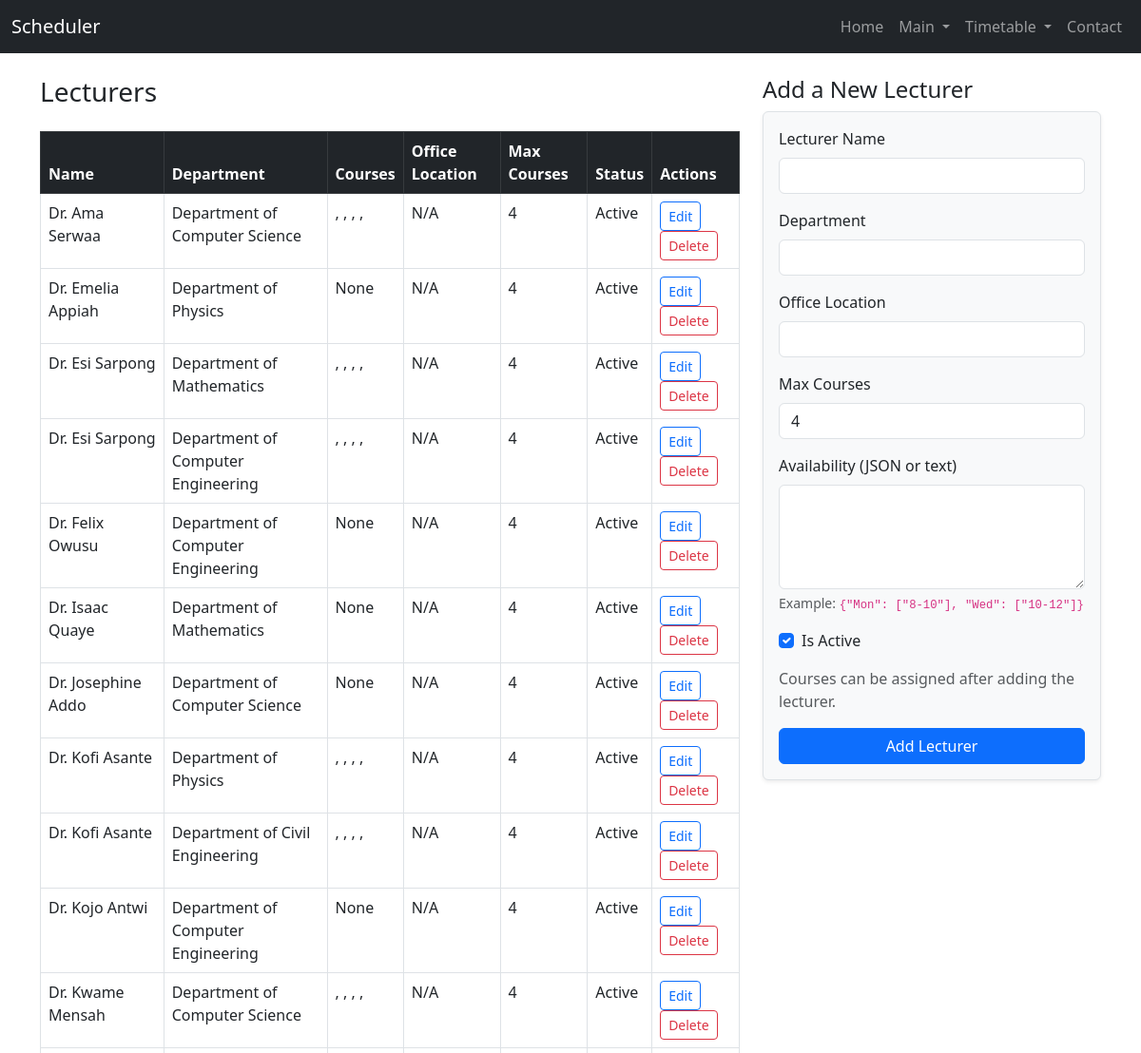
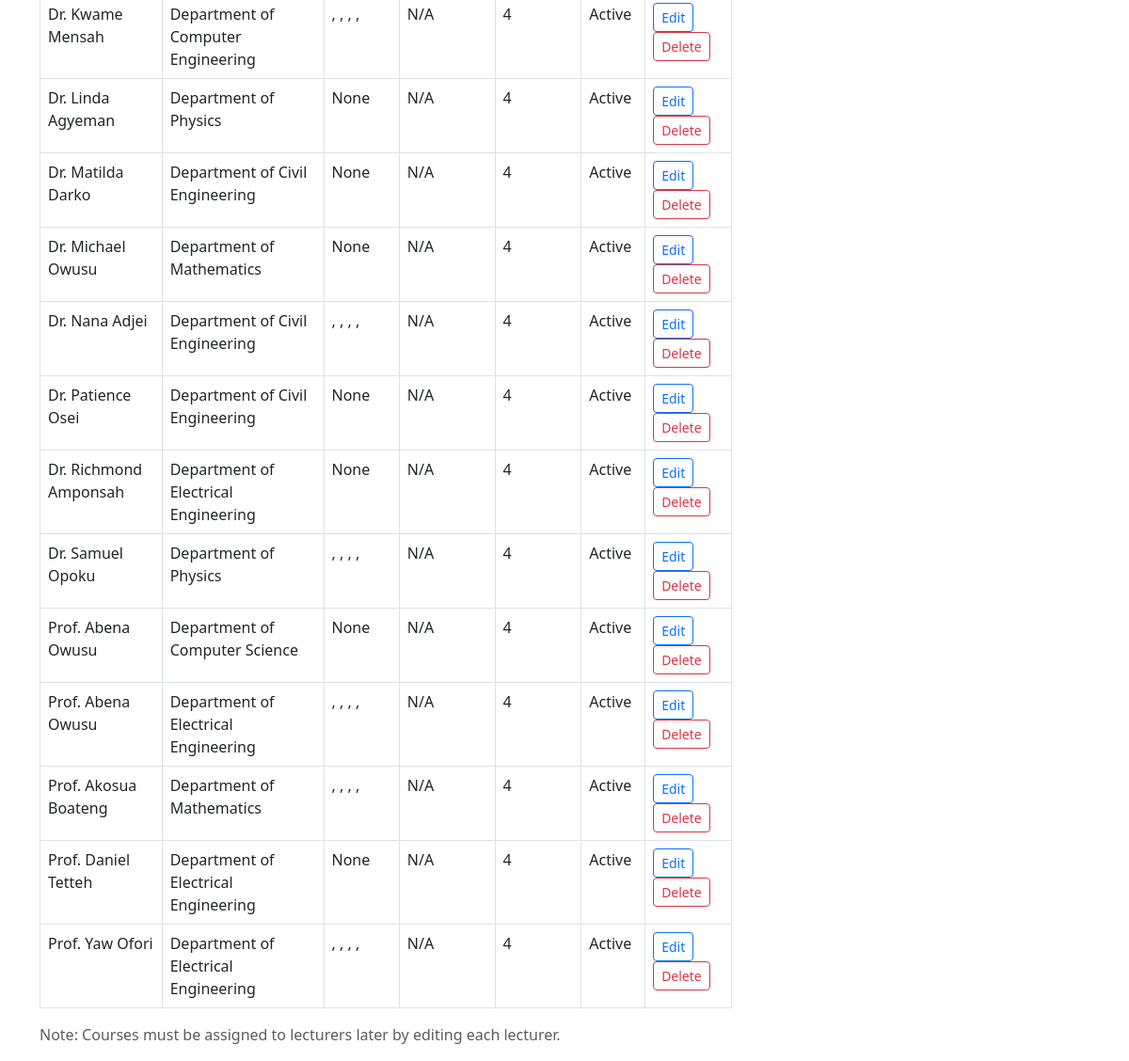
Page /timetable/lecturers/ on the earlier database version (2 pictures, top to bottom).
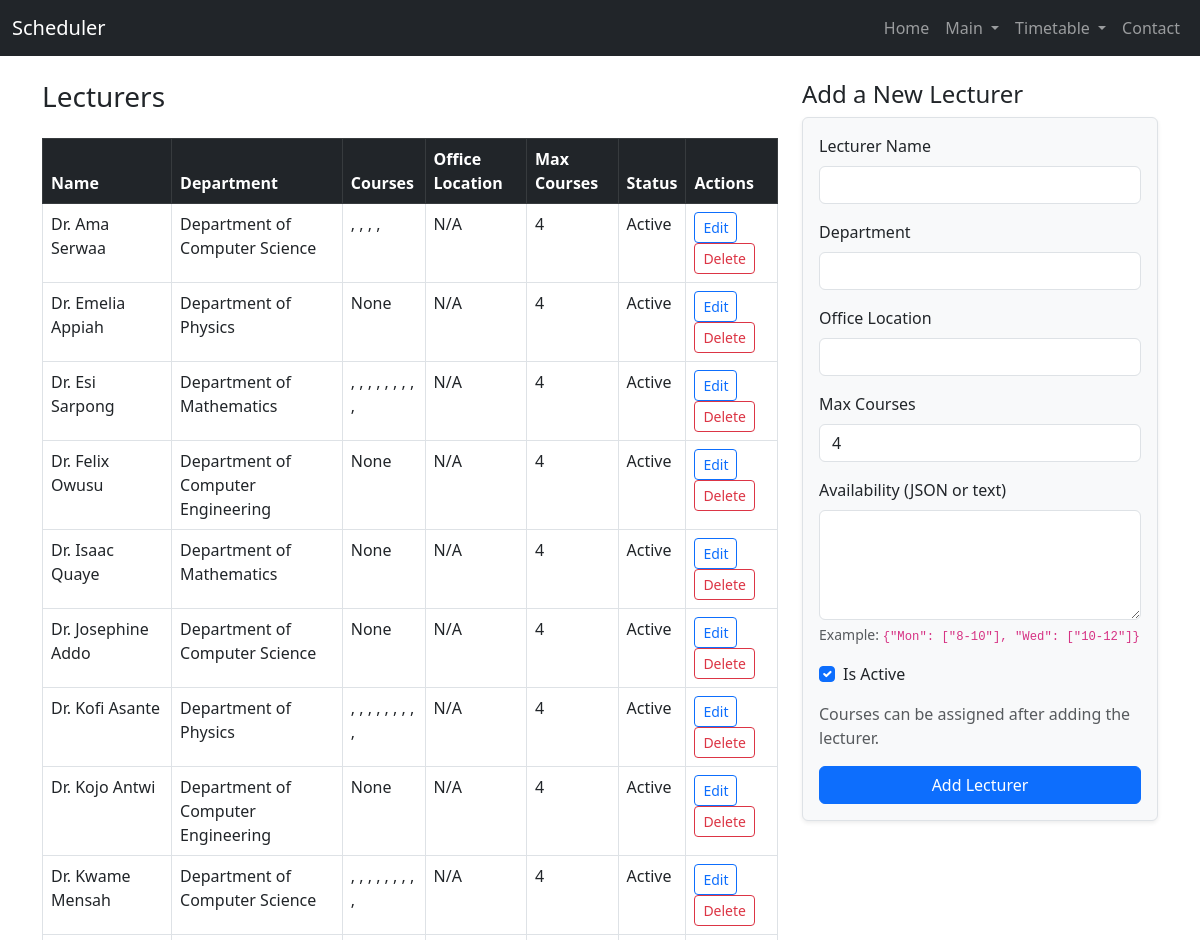
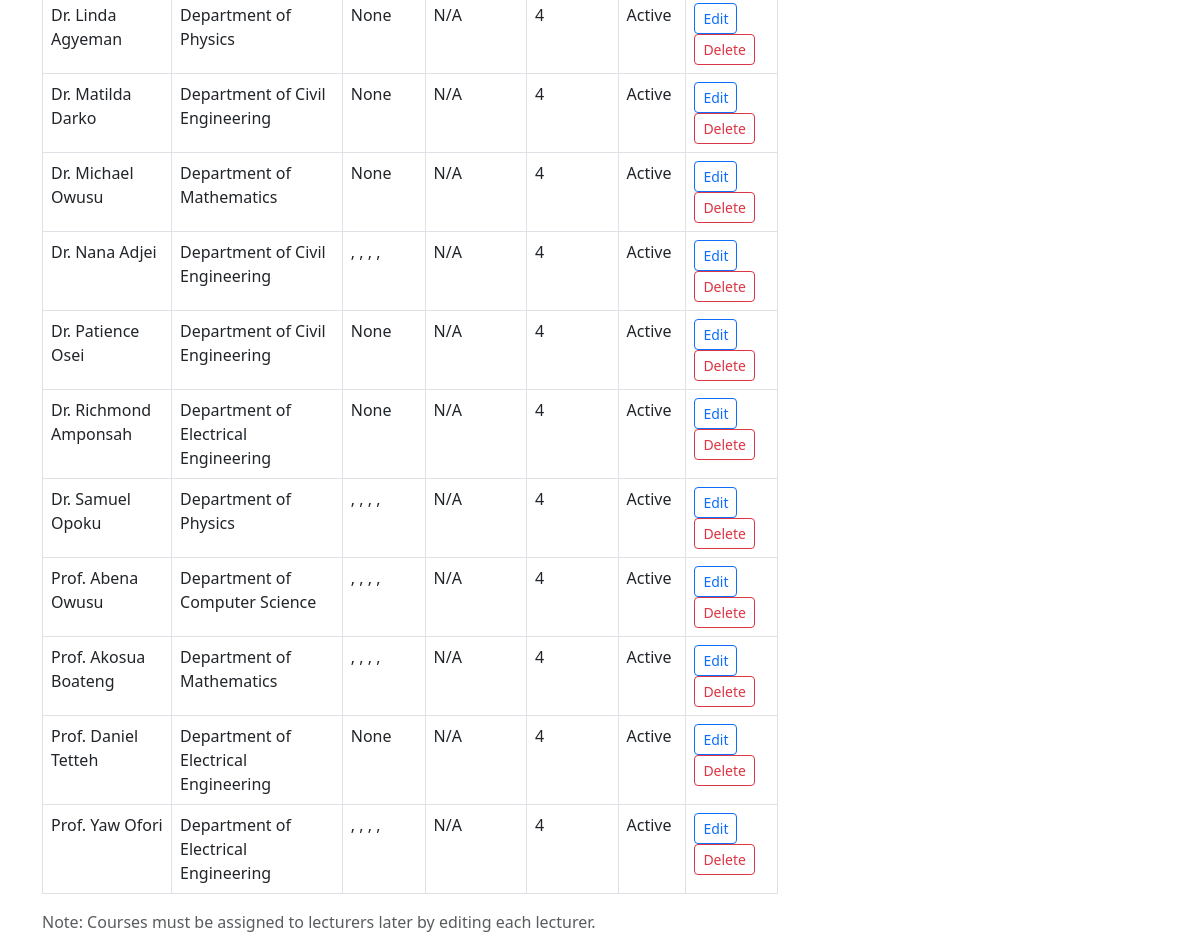
Same page on the later database version (2 pictures, top to bottom).
### Timetable/models.py (models this page shows, shortened)
class Lecturer(models.Model):
    name = models.CharField(max_length=100)
    department = models.ForeignKey(Department, on_delete=models.CASCADE)
    staff_id = models.CharField(max_length=20, unique=True, db_index=True, null=True, blank=True)
    availability = models.JSONField(blank=True, null=True)  # For regular teaching availability
    proctor_availability = models.JSONField(blank=True, null=True)  # For exam proctoring availability
    is_proctor = models.BooleanField(default=False)
    max_courses = models.PositiveIntegerField(default=4)
    is_active = models.BooleanField(default=True)
    class Meta:
        ordering = ['name']

class Department(models.Model):
    code = models.CharField(max_length=10, unique=True)
    name = models.CharField(max_length=100)
    building = models.ForeignKey(Building, on_delete=models.SET_NULL, null=True, blank=True)
    college = models.ForeignKey('College', on_delete=models.SET_NULL, null=True, blank=True, related_name='departments')
    def __str__(self):
        return self.name

class Course(models.Model):
    code = models.CharField(max_length=20, unique=True)
    title = models.CharField(max_length=200)
    course_type = models.ForeignKey(CourseType, on_delete=models.CASCADE)
    department = models.ForeignKey(Department, on_delete=models.CASCADE)
    credit_hours = models.PositiveIntegerField()
    enrollment = models.PositiveIntegerField()
    lecturers = models.ManyToManyField(Lecturer, related_name='courses')
    classes = models.ManyToManyField(Class, related_name='courses')
    requires_lab = models.BooleanField(default=False)
    lab_type = models.ForeignKey(LabType, on_delete=models.SET_NULL, null=True, blank=True)
    class Meta:
        ordering = ['code']

### Timetable/views.py (the view, shortened to what this page needs)
# urls.py: path('lecturers/',views.lecturers, name='lecturers'),
def lecturers(request):
    lecturers = Lecturer.objects.all()
    all_courses = Course.objects.all()
    return render(request, 'timetable/lecturers.html', {
        'lecturers': lecturers,
        'all_courses': all_courses
    })

### templates/timetable/lecturers.html (shortened to what this page needs)
{% extends 'home/base.html' %}
{% block content %}
<div class="row">
    <div class="col-md-8">
        <h3 class="mb-4">Lecturers</h3>
        <table class="table table-bordered table-hover">
            <thead class="table-dark">
                <tr>
                    <th>Name</th>
                    <th>Department</th>
                    <th>Courses</th>
                    <th>Office Location</th>
                    <th>Max Courses</th>
                    <th>Status</th>
                    <th>Actions</th>
                </tr>
            </thead>
            <tbody>
                {% for lecturer in lecturers %}
                <tr>
                    <td>{{ lecturer.name }}</td>
                    <td>{{ lecturer.department }}</td>
                    <td>
                        {% for course in lecturer.courses.all %}
                            {{ course.course_code }}{% if not forloop.last %}, {% endif %}
                        {% empty %}None{% endfor %}
                    </td>
                    <td>{{ lecturer.office_location|default:"N/A" }}</td>
                    <td>{{ lecturer.max_courses }}</td>
                    <td>{{ lecturer.is_active|yesno:"Active,Inactive" }}</td>
                    <td>
                        <a href="{% url 'edit_lecturer' lecturer.id %}" class="btn btn-sm btn-outline-primary">Edit</a>
                        <a href="{% url 'delete_lecturer' lecturer.id %}" class="btn btn-sm btn-outline-danger" onclick="return confirm('Are you sure you want to delete this lecturer?');">Delete</a>
                    </td>
                </tr>
                {% empty %}
                <tr><td colspan="7">No lecturers added yet.</td></tr>
                {% endfor %}
            </tbody>
        </table>
        <p class="text-muted mt-3">Note: Courses must be assigned to lecturers later by editing each lecturer.</p>
    </div>
    <div class="col-md-4">
        <h4>Add a New Lecturer</h4>
        <form method="post" class="border p-3 rounded shadow-sm bg-light">
            <div class="mb-3">
                <label for="name" class="form-label">Lecturer Name</label>
                <input type="text" class="form-control" id="name" name="name" required>
            </div>
            <div class="mb-3">
                <label for="department" class="form-label">Department</label>
                <input type="text" class="form-control" id="department" name="department" required>
            </div>
            <div class="mb-3">
                <label for="office_location" class="form-label">Office Location</label>
                <input type="text" class="form-control" id="office_location" name="office_location">
            </div>
            <div class="mb-3">
                <label for="max_courses" class="form-label">Max Courses</label>
                <input type="number" class="form-control" id="max_courses" name="max_courses" value="4" min="1">
            </div>
            <div class="mb-3">
                <label for="availability" class="form-label">Availability (JSON or text)</label>
                <textarea class="form-control" id="availability" name="availability" rows="4"></textarea>
                <div class="form-text">
                    Example: <code>{"Mon": ["8-10"], "Wed": ["10-12"]}</code>
                </div>
            </div>
            <div class="mb-3 form-check">
                <input type="checkbox" class="form-check-input" id="is_active" name="is_active" checked>
                <label class="form-check-label" for="is_active">Is Active</label>
            </div>
            <p class="text-muted">Courses can be assigned after adding the lecturer.</p>
            <button type="submit" class="btn btn-primary w-100">Add Lecturer</button>
        </form>
    </div>
</div>
{% endblock %}

### templates/home/base.html (shortened to what this page needs)
<!DOCTYPE html>
<html lang="en">
<head>
    <link href="https://cdn.jsdelivr.net/npm/bootstrap@5.3.0/dist/css/bootstrap.min.css" rel="stylesheet">
</head>
<body>
    <nav class="navbar navbar-expand-lg navbar-dark bg-dark mb-4">
        <div class="container-fluid">
            <a class="navbar-brand" href="{% url 'home' %}">Scheduler</a>
            <div class="collapse navbar-collapse" id="navbarNav">
                <ul class="navbar-nav ms-auto">
                    <li class="nav-item"><a class="nav-link {%block homeactive%} {%endblock%} " href="{% url 'home' %}">Home</a></li>
                    <li class="nav-item dropdown">
                        <a class="nav-link dropdown-toggle" href="#" role="button" data-bs-toggle="dropdown" aria-expanded="false">
                          Main
                        </a>
                    </li>
                    <li class="nav-item dropdown">
                        <a class="nav-link dropdown-toggle" href="#" role="button" data-bs-toggle="dropdown" aria-expanded="false">
                          Timetable
                        </a>
                      </li>
                    <li class="nav-item"><a class="nav-link {%block contactactive%} {%endblock%} " href="{% url 'contact' %}">Contact</a></li>
            </div>
        </div>
    </nav>
    <div class="container">
        {% block content %}
        {% endblock %}
    </div>
</body>
</html>

Differences in the rows shown:
removed Lecturer: name "Dr. Esi Sarpong", department "Department of Computer Engineering", office_location "N/A", max_courses "4", is_active "Active"
removed Lecturer: name "Dr. Kofi Asante", department "Department of Civil Engineering", office_location "N/A", max_courses "4", is_active "Active"
removed Lecturer: name "Dr. Kwame Mensah", department "Department of Computer Engineering", office_location "N/A", max_courses "4", is_active "Active"
removed Lecturer: name "Prof. Abena Owusu", department "Department of Electrical Engineering", office_location "N/A", max_courses "4", is_active "Active"
